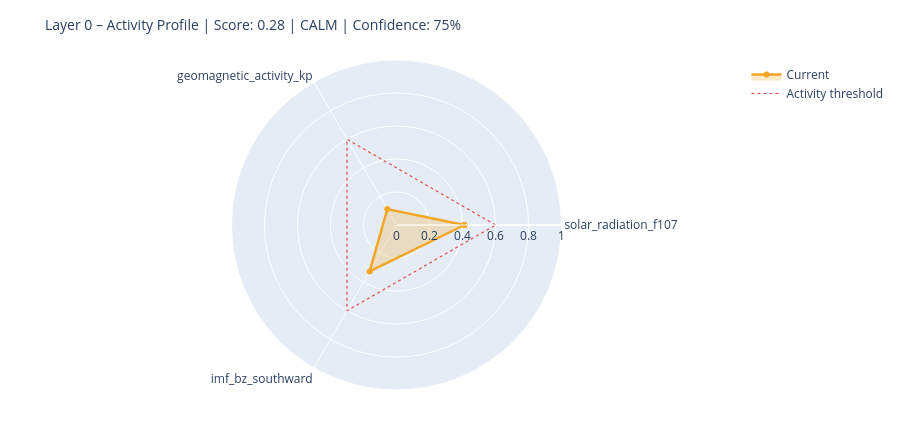

The code cell stored with this chart in its notebook:
### Markdown cell above
---
## 6. State Assessment & Handoff to Layer 1

### Code cell
# ============================================================
# STEP 1 – Collect raw values with source modes
# Mode: 'primary' | 'fallback_3h' | 'last_valid' | 'missing'
# ============================================================

def safe_last(df, col):
    if df is None or col not in df.columns: return None
    s = df[col].dropna()
    return float(s.iloc[-1]) if not s.empty else None

f107_now = safe_last(df_f107, 'f10.7')
bz_now   = safe_last(df_mag,  'bz_gsm')
kp_now   = safe_last(df_kp,   'kp')
sw_now   = safe_last(df_sw,   'speed')

source_modes = {
    'F10.7':    'primary'  if f107_now is not None else 'missing',
    'Kp':       'primary'  if kp_now   is not None else 'missing',
    'IMF_Bz':   'primary'  if bz_now   is not None else 'missing',
    'SW_speed': 'primary'  if sw_now   is not None else 'missing',
}

# Kp Fallback – 3h endpoint
if kp_now is None:
    try:
        r = requests.get(
            'https://services.swpc.noaa.gov/json/noaa-planetary-k-index.json',
            timeout=10)
        r.raise_for_status()
        fb = pd.DataFrame(r.json())
        tc = next((c for c in fb.columns if 'time' in c.lower()), fb.columns[0])
        kc = next((c for c in fb.columns if 'kp' in c.lower() and c != tc), None)
        if kc:
            fb[kc] = fb[kc].astype(str).str.extract(r'([0-9]+(?:\.[0-9]*)?)')[0]
            fb[kc] = pd.to_numeric(fb[kc], errors='coerce')
            fb = fb[fb[kc] >= 0].dropna(subset=[kc])
            if not fb.empty:
                kp_now = float(fb[kc].iloc[-1])
                source_modes['Kp'] = 'fallback_3h'
                print(f'  Kp fallback (3h): {kp_now:.1f}')
    except Exception as e:
        print(f'  Kp fallback failed: {e}')

# Solar Wind Fallback – last valid value
if sw_now is None and df_sw is not None and 'speed' in df_sw.columns:
    s = df_sw['speed'].dropna()
    if not s.empty:
        sw_now = float(s.iloc[-1])
        source_modes['SW_speed'] = 'last_valid'
        print(f'  SW fallback (last_valid): {sw_now:.0f} km/s')

print()
print('Source modes:', source_modes)

# ============================================================
# STEP 2 – Score from available components only
# ============================================================

def norm(v, lo, hi):
    if v is None: return None
    return max(0.0, min(1.0, (v - lo) / (hi - lo)))

COMPONENTS = {
    'solar_radiation_f107':    (f107_now, norm(f107_now, 60, 250)),
    'geomagnetic_activity_kp': (kp_now,   norm(kp_now,   0,   9)),
    'imf_bz_southward':        (bz_now,   norm(-(bz_now or 0) if bz_now else None, -5, 30)
                                           if bz_now is not None else None),
    'solar_wind_speed':        (sw_now,   norm(sw_now, 300, 800)),
}

available   = {k: v[1] for k, v in COMPONENTS.items() if v[1] is not None}
unavailable = [k for k, v in COMPONENTS.items() if v[1] is None]

layer0_score = round(sum(available.values()) / len(available), 4) if available else None
confidence   = round(len(available) / len(COMPONENTS), 2)

level = ('unknown'  if layer0_score is None
         else 'calm'     if layer0_score < 0.3
         else 'moderate' if layer0_score < 0.6
         else 'active')

# ============================================================
# STEP 3 – Dominant Driver
# ============================================================

def dominant_driver(kp, f107, bz, sw):
    candidates = []
    if kp   is not None and kp   >= 4:   candidates.append(('geomagnetic',    kp / 9))
    if sw   is not None and sw   >= 500:  candidates.append(('solar_wind',     sw / 800))
    if bz   is not None and bz   <= -5:   candidates.append(('imf_southward',  abs(bz) / 30))
    if f107 is not None and f107 >= 150:  candidates.append(('solar_radiation',f107 / 250))
    return max(candidates, key=lambda x: x[1])[0] if candidates else 'none'

driver = dominant_driver(kp_now, f107_now, bz_now, sw_now)

# ============================================================
# STEP 4 – Downstream expectations
# ============================================================

def downstream_expectation(driver, score, kp, bz, f107):
    exp = {
        'magnetosphere':        'calm',
        'ionosphere':           'calm',
        'schumann_resonance':   'unchanged',
        'lithosphere_currents': 'low',
    }
    if driver == 'geomagnetic' or (kp and kp >= 5):
        exp['magnetosphere']        = 'compressed / storm'
        exp['ionosphere']           = 'elevated disturbance (TEC variability)'
        exp['schumann_resonance']   = 'elevated amplitude possible'
        exp['lithosphere_currents'] = 'elevated induction currents'
    elif driver == 'imf_southward' or (bz and bz <= -5):
        exp['magnetosphere']        = 'energy coupling active'
        exp['ionosphere']           = 'elevated electron density possible'
        exp['schumann_resonance']   = 'slight modulation possible'
    elif driver == 'solar_radiation' or (f107 and f107 >= 150):
        exp['ionosphere']           = 'elevated ionization (F-layer)'
        exp['schumann_resonance']   = 'slightly elevated background activity'
    return exp

downstream = downstream_expectation(driver, layer0_score, kp_now, bz_now, f107_now)

# ============================================================
# CONSOLE OUTPUT
# ============================================================

W = 58
print('=' * W)
print('LAYER 0 – STATE ASSESSMENT')
print('=' * W)
for name, (raw_v, score_v) in COMPONENTS.items():
    if score_v is not None:
        bar = '█' * int(score_v * 20) + '░' * (20 - int(score_v * 20))
        print(f'  {name:<35}  {bar}  {score_v:.2f}')
    else:
        print(f'  {name:<35}  {"─" * 20}  n/a')
print('-' * W)
print(f'  Score ({len(available)}/{len(COMPONENTS)} components):  {layer0_score:.3f}')
print(f'  Confidence:         {confidence:.0%}')
print(f'  Level:              {level.upper()}')
print(f'  Dominant Driver:    {driver}')

# Radar chart
cats = list(available.keys())
vals = list(available.values())
if len(cats) >= 3:
    fig = go.Figure()
    fig.add_trace(go.Scatterpolar(
        r=vals + [vals[0]], theta=cats + [cats[0]],
        fill='toself', fillcolor='rgba(242,166,35,0.25)',
        line=dict(color='#F2A623', width=2.5), name='Current'
    ))
    fig.add_trace(go.Scatterpolar(
        r=[0.6] * (len(cats) + 1), theta=cats + [cats[0]],
        line=dict(color='#E24B4A', dash='dot', width=1.2),
        mode='lines', name='Activity threshold'
    ))
    fig.update_layout(
        title=dict(text=f'Layer 0 – Activity Profile | Score: {layer0_score:.2f} | {level.upper()} | Confidence: {confidence:.0%}',
                   font=dict(size=14)),
        polar=dict(radialaxis=dict(visible=True, range=[0, 1])),
        height=430, showlegend=True,
        margin=dict(l=60, r=60, t=60, b=40)
    )
    fig.show()

### Figure 1 — Plotly figure (JSON) as saved in the notebook; plotly's stock layout.template omitted (floating-point values rounded to 4 significant figures)
{"data": [{"fill": "toself", "fillcolor": "rgba(242,166,35,0.25)", "line": {"color": "#F2A623", "width": 2.5}, "name": "Current", "r": [0.4116, 0.1111, 0.3251, 0.4116], "theta": ["solar_radiation_f107", "geomagnetic_activity_kp", "imf_bz_southward", "solar_radiation_f107"], "type": "scatterpolar"}, {"line": {"color": "#E24B4A", "dash": "dot", "width": 1.2}, "mode": "lines", "name": "Activity threshold", "r": [0.6, 0.6, 0.6, 0.6], "theta": ["solar_radiation_f107", "geomagnetic_activity_kp", "imf_bz_southward", "solar_radiation_f107"], "type": "scatterpolar"}], "layout": {"height": 430, "margin": {"b": 40, "l": 60, "r": 60, "t": 60}, "polar": {"radialaxis": {"range": [0, 1], "visible": true}}, "showlegend": true, "title": {"font": {"size": 14}, "text": "Layer 0 – Activity Profile | Score: 0.28 | CALM | Confidence: 75%"}}}
